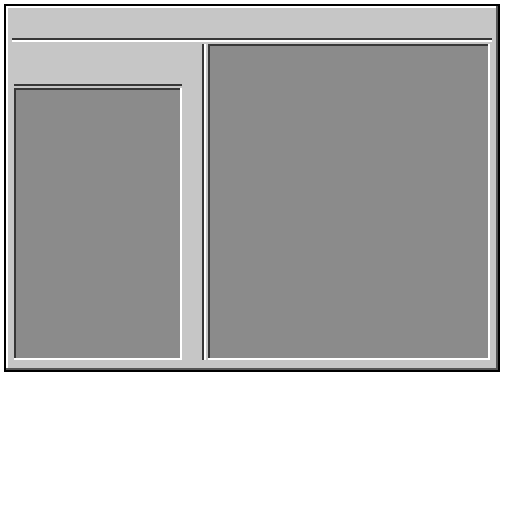
#> input picture docs/assets/gui-2.0.0/JustQuests-GUI-v2-full/2x/atlas/quest_full@2x.png, 512 x 512 px, given in place of window.png, which was not available
$ python gui_textures.py ../docs/assets/gui-2.0.0/JustQuests-GUI-v2-full/2x/atlas/quest_full@2x.png
#> lines starting #> are read from the running program, lines starting #| are printed output that depends on the picture
"""Builds the quest book textures added in 0.3.4 and copies them into every build with a quest book.

Source: the v2-full pixel set in docs/assets/gui-2.0.0/JustQuests-GUI-v2-full (vanilla greys only).
  - window.png and quest_row_*.png: the pack originals with the list column 32 px wider
    (one inner pixel column repeated, so every border stays pixel-exact)
  - button_sort_* / button_filter_*: the pack's sort and filter buttons
  - button_stats_* / button_hud_* / button_corner_*: the pack's 14x14 button face with a chart /
    HUD glyph, or the HUD frame with a block in the tracker's corner
  - button_popup_*: the same face with the HUD frame, a popup in its corner and a pointer (0.5.1)
  - button_pin_*: a 20x20 cut of the abandon button with the pack's pin glyph
  - button_abandon_*: the pack's abandon button without its x (the label sits there)
  - search_*: the pack's search field, 74 px wide, and its clear button
  - glyph_*: state icons from the pack (glyph_pin from the pinned row, glyph_gift from the give_item reward icon)
  - cat_*: category icons; six from the pack, five drawn here in the same style

Run from the repo root:  python scripts/gui_textures.py
"""
import os
import sys

from PIL import Image, ImageDraw

ROOT = os.path.dirname(os.path.dirname(os.path.abspath(__file__)))
PACK = os.path.join(ROOT, "docs", "assets", "gui-2.0.0", "JustQuests-GUI-v2-full")
GUI_REL = os.path.join("src", "main", "resources", "assets", "justquests", "textures", "gui")
SCREEN_REL = os.path.join("src", "main", "java", "com", "erikedits", "justquests", "client", "QuestScreen.java")
EXTRA = 32

BLACK, DARK, SHADOW, INSET, FACE, WHITE = (0, 0, 0), (55, 55, 55), (85, 85, 85), (139, 139, 139), (198, 198, 198), (255, 255, 255)
CMAP = {"k": BLACK, "d": DARK, "s": SHADOW, "m": INSET, "l": FACE, "w": WHITE}


def pack(*parts):
    return Image.open(os.path.join(PACK, *parts)).convert("RGBA")
#> returned value is the input picture: PIL image 512x512 RGBA; mean R, G, B, A 104.1, 104.1, 104.1, 177.6


def widen(im, at, extra):
    """Repeat column `at` `extra` times."""
#> called with at = 50, extra = 32
    out = Image.new("RGBA", (im.width + extra, im.height))
#> out: PIL image 544x512 RGBA; every value is 0
    out.paste(im.crop((0, 0, at, im.height)), (0, 0))
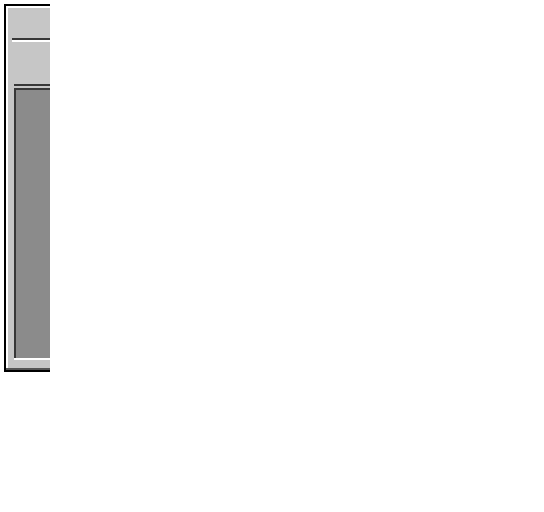
#> out: PIL image 544x512 RGBA; mean R, G, B, A 9.2, 9.2, 9.2, 15.5; transparent parts drawn white
    col = im.crop((at, 0, at + 1, im.height))
    for i in range(extra):
        out.paste(col, (at + i, 0))
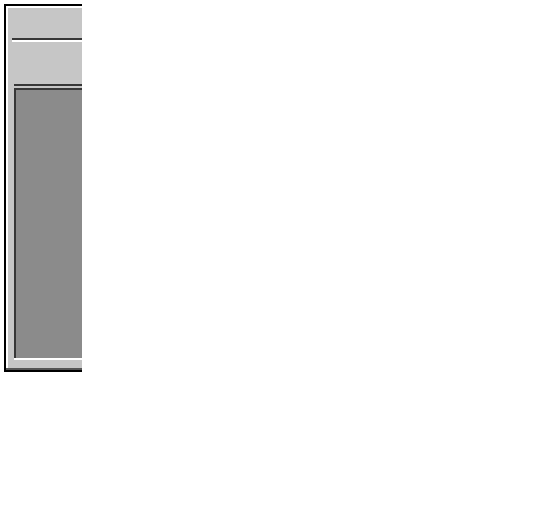
#> out: PIL image 544x512 RGBA; mean R, G, B, A 15.6, 15.6, 15.6, 26.3; transparent parts drawn white
    out.paste(im.crop((at, 0, im.width, im.height)), (at + extra, 0))
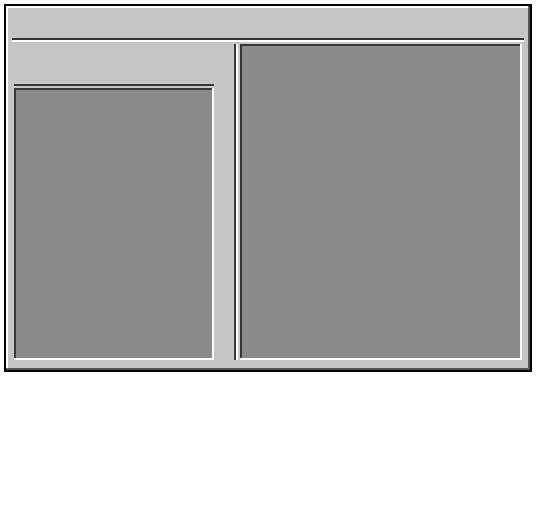
#> out: PIL image 544x512 RGBA; mean R, G, B, A 104.4, 104.4, 104.4, 177.9; transparent parts drawn white
    return out


# [27 lines left out: functions pattern, narrow, clear_glyph, not called in this run]


def pin_glyph():
    """The pin from the pack's pinned quest row, as a 16x16 icon."""
    return pack("interactive", "quest_row", "pinned.png").crop((62, 1, 78, 17))


# [32 lines left out: functions pin_button, search_focused, button14, not called in this run]


STATS_GLYPH = [
    "          ",
    "       dd ",
    "       dd ",
    "    dd dd ",
    "    dd dd ",
    " dd dd dd ",
    " dd dd dd ",
    " dd dd dd ",
    " dddddddd ",
    "          ",
]
HUD_GLYPH = [
    "          ",
    "dddddddddd",
    "d        d",
    "d ddd    d",
    "d d d    d",
    "d ddd    d",
    "d        d",
    "d        d",
    "dddddddddd",
    "          ",
]

POPUP_GLYPH = [  # the screen frame with a popup in its top right corner and a pointer that places it (0.5.1)
    "          ",
    "dddddddddd",
    "d        d",
    "d   dddd d",
    "d   dddd d",
    "d        d",
    "d d      d",
    "d dd     d",
    "dddddddddd",
    "          ",
]

CORNERS = ("top_left", "top_right", "bottom_left", "bottom_right")


# [12 lines left out: function corner_glyph, not called in this run]


NEW_CATEGORIES = {
    "building": [  # bricks
        "                ", "                ", " kkkkkkkkkkkkkk ", " kllllkwllllkwk ",
        " kmmmmkmmmmmkmk ", " kkkkkkkkkkkkkk ", " kwkllllkwllllk ", " kmkmmmmkmmmmmk ",
        " kkkkkkkkkkkkkk ", " kllllkwllllkwk ", " kmmmmkmmmmmkmk ", " kkkkkkkkkkkkkk ",
        "                ", "                ", "                ", "                "],
    "crafting": [  # hammer
        "                ", "   kkkkkkk      ", "  kwllllllk     ", "  klllllllkk    ",
        "  kmmmmmmmk     ", "   kkkkkkk      ", "      kdk       ", "      kdk       ",
        "      kdk       ", "      kdk       ", "      kdk       ", "      kdk       ",
        "      kdk       ", "      kkk       ", "                ", "                "],
    "challenges": [  # flag
        "                ", "  kk            ", "  kwkkkkkkkkk   ", "  kwklllllllk   ",
        "  kwklllllllk   ", "  kwkllllllk    ", "  kwklllllllk   ", "  kwkkkkkkkkk   ",
        "  kwk           ", "  kwk           ", "  kwk           ", "  kwk           ",
        "  kwk           ", " kkkkk          ", " kmmmk          ", " kkkkk          "],
    "generated": [  # die
        "                ", "  kkkkkkkkkkk   ", " kwwwwwwwwwwlk  ", " kwkkwwwwwkklk  ",
        " kwkkwwwwwkklk  ", " kwwwwwwwwwwlk  ", " kwwwwkkwwwwlk  ", " kwwwwkkwwwwlk  ",
        " kwwwwwwwwwwlk  ", " kwkkwwwwwkklk  ", " kwkkwwwwwkklk  ", " klllllllllllk  ",
        "  kkkkkkkkkkk   ", "                ", "                ", "                "],
}


# [13 lines left out: function compass, not called in this run]


def build():
    out = {"window": widen(pack("background", "window.png"), 50, EXTRA)}
    for state in ("available", "hover", "selected", "active", "completed", "claimable", "locked"):
        out["quest_row_" + state] = widen(pack("interactive", "quest_row", state + ".png"), 40, EXTRA)
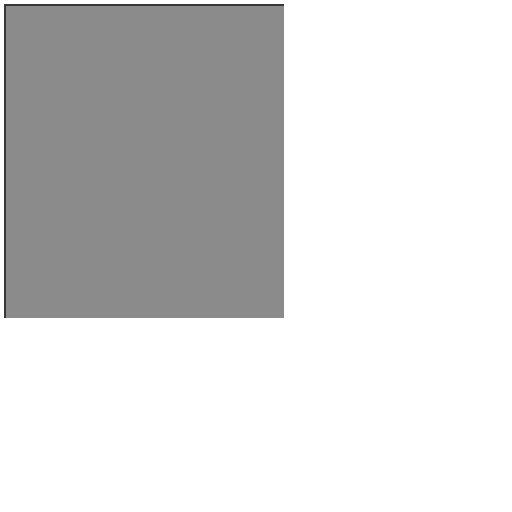
#> input picture docs/assets/gui-2.0.0/JustQuests-GUI-v2-full/2x/atlas/quest_full_2@2x.png, 512 x 512 px, given in place of available.png, which was not available
#> in pack, returned value is the input picture: PIL image 512x512 RGBA; mean R, G, B, A 47.4, 47.4, 47.4, 86.7
#> call 2 of widen, with at = 40, extra = 32
#> in widen (call 2), `out.paste(im.crop((0, 0, at, im.height)), (0, 0))`:
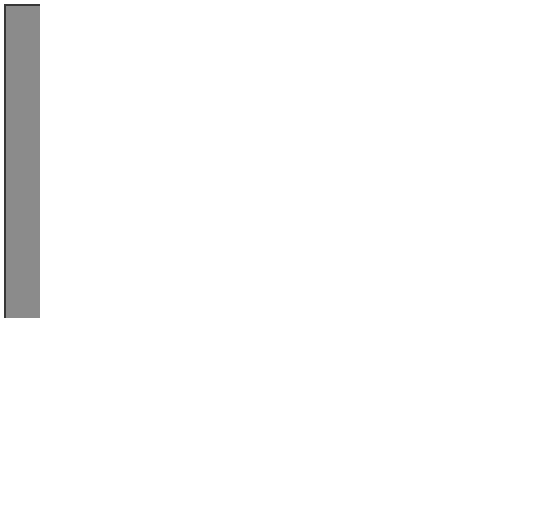
#> out: PIL image 544x512 RGBA; mean R, G, B, A 5.5, 5.5, 5.5, 10.4; transparent parts drawn white
#> after the loop in widen (call 2), `for i in range(extra):`:
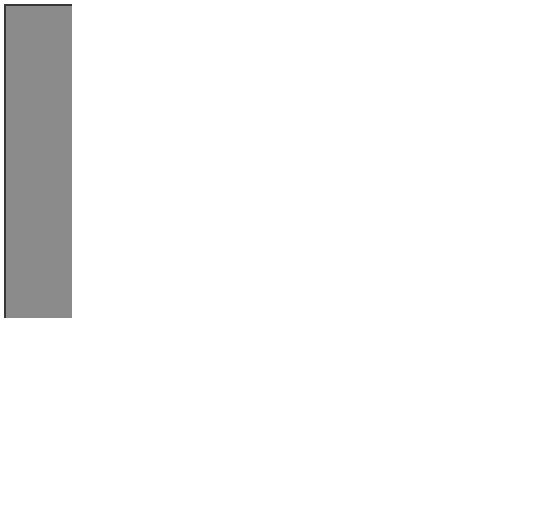
#> out: PIL image 544x512 RGBA; mean R, G, B, A 10.6, 10.6, 10.6, 19.7; transparent parts drawn white
#> in widen (call 2), `out.paste(im.crop((at, 0, im.width, im.height)), (at + extra, 0))`:
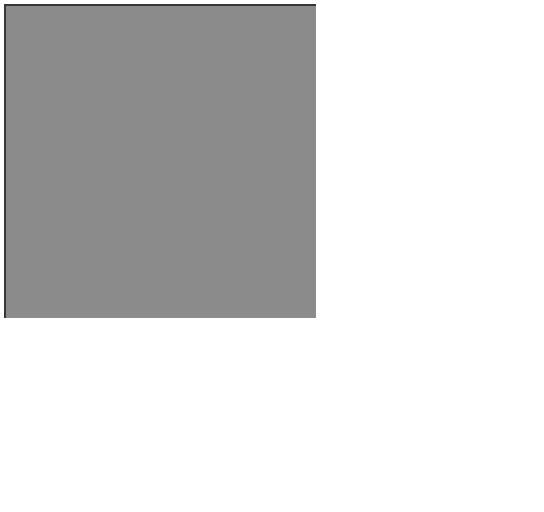
#> out: PIL image 544x512 RGBA; mean R, G, B, A 49.7, 49.7, 49.7, 90.8; transparent parts drawn white
    for state in ("normal", "hover", "pressed", "disabled"):
        out["button_abandon_" + state] = clear_glyph(pack("interactive", "button_abandon", state + ".png"))
    out["button_pin_normal"] = pin_button("normal")
    out["button_pin_hover"] = pin_button("hover")
    out["button_pin_on"] = pin_button("pressed")
    out["search_normal"] = narrow(pack("interactive", "search_field", "normal.png"), 74)
    out["search_focused"] = search_focused()
    out["search_clear"] = pack("interactive", "search_field", "clear_x.png")
    out["glyph_pin"] = pin_glyph()
    out["glyph_gift"] = pack("icons", "reward", "give_item.png")   # rewards waiting to be claimed
    out["button_sort_normal"] = pack("interactive", "sort_button", "normal.png")
    out["button_sort_hover"] = pack("interactive", "sort_button", "hover.png")
    out["button_filter_normal"] = pack("interactive", "filter_button", "normal.png")
    out["button_filter_hover"] = pack("interactive", "filter_button", "hover.png")
    out["button_filter_on"] = pack("interactive", "filter_button", "pressed.png")
    for name, rows in (("stats", STATS_GLYPH), ("hud", HUD_GLYPH)):
        out[f"button_{name}_normal"] = button14("normal", rows)
        out[f"button_{name}_hover"] = button14("hover", rows)
        out[f"button_{name}_on"] = button14("pressed", rows)
    out["button_popup_normal"] = button14("normal", POPUP_GLYPH)   # where the popups go (0.5.1)
    out["button_popup_hover"] = button14("hover", POPUP_GLYPH)
    for c in CORNERS:   # HUD position button, one face per corner
        out[f"button_corner_{c}_normal"] = button14("normal", corner_glyph(c))
        out[f"button_corner_{c}_hover"] = button14("hover", corner_glyph(c))
    for g in ("check", "lock", "clock", "repeat", "star", "exclamation"):
        out["glyph_" + g] = pack("icons", "glyph", g + ".png")
    for c in ("gathering", "farming", "combat", "survival", "daily", "custom"):
        out["cat_" + c] = pack("icons", "category", c + ".png")
    # the pack's swords sit in the top left of their 16x16 (#17): 1 px right and 3 down centers them
    combat = Image.new("RGBA", (16, 16))
    combat.paste(out["cat_combat"].crop((0, 0, 15, 13)), (1, 3))
    out["cat_combat"] = combat
    for c, rows in NEW_CATEGORIES.items():
        out["cat_" + c] = pattern(rows)
    out["cat_exploration"] = compass()
    return out


# [7 lines left out: function gui_trees, not called in this run]


def main():
    textures = build()
    only = [a for a in sys.argv[1:] if not a.startswith("-")]
    if only:   # python scripts/gui_textures.py button_popup_normal button_popup_hover: just these
        textures = {k: v for k, v in textures.items() if k in only}
    trees = list(gui_trees())
    for tree in trees:
        folder = os.path.join(tree, GUI_REL)
        for name, im in textures.items():
            im.save(os.path.join(folder, name + ".png"))
    print(f"{len(textures)} textures written into {len(trees)} builds")


if __name__ == "__main__":
#> (the run stopped early here; a loop or call above may not have finished)
